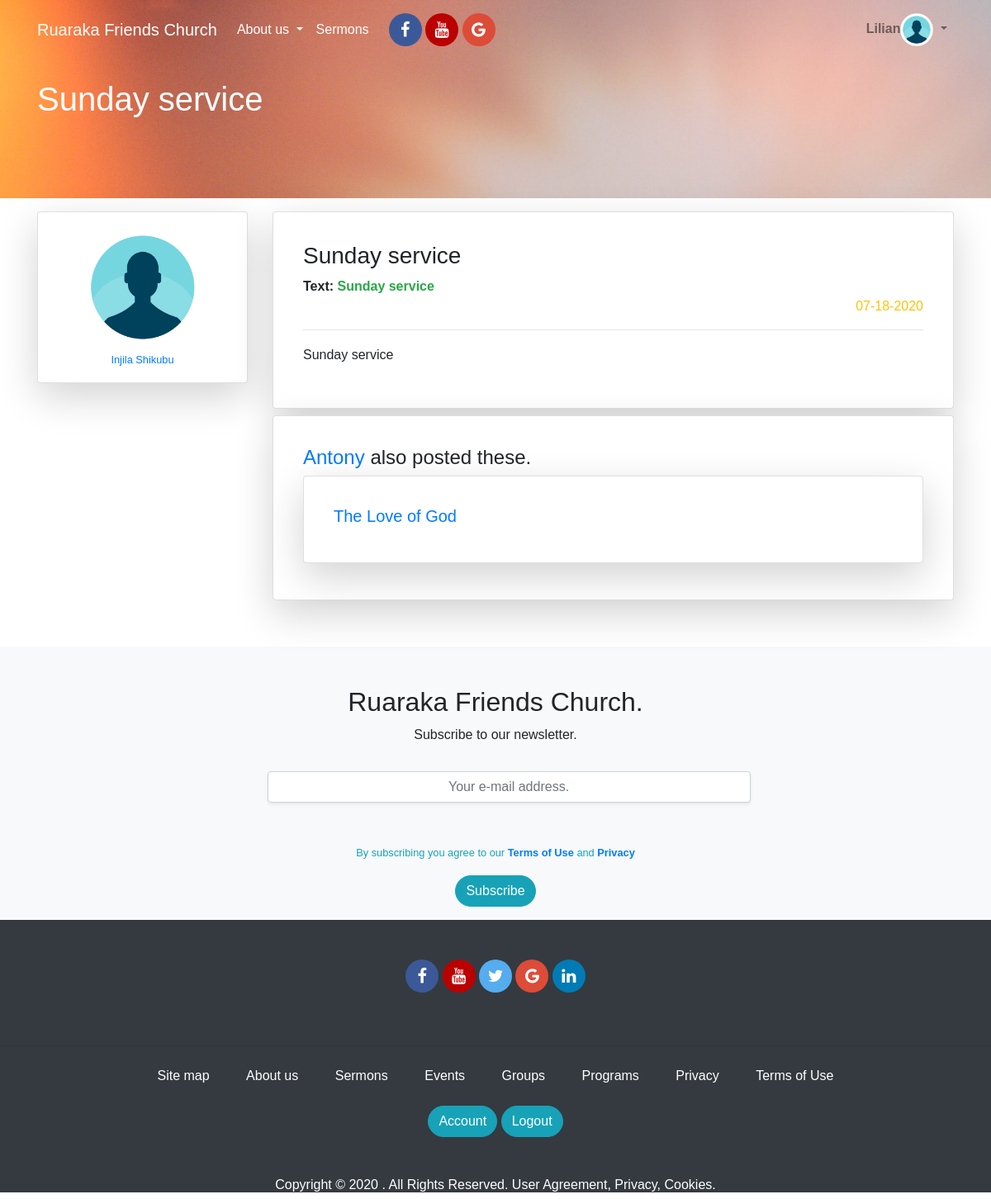
/post/details/2 (signed in), run on the app's committed database.
### app/models.py (models this page shows, shortened)
class User(UserMixin,db.Model):
	id = db.Column(db.Integer, primary_key=True)
	username = db.Column(db.String(124), index=True,unique=True)
	firstname = db.Column(db.String(124), index=True)
	lastname = db.Column(db.String(124), index=True)
	email = db.Column(db.String(124), index=True, unique=True)
	password_hash = db.Column(db.String(124), index=True, unique=True)
	about_me = db.Column(db.String(150))
	avatar = db.Column(db.String(150))
	facebook_url = db.Column(db.String(200))
	twitter_url = db.Column(db.String(200))
	linkedin_url = db.Column(db.String(200))
	role = db.Column(db.String(124), index=True)
	posts = db.relationship('Post', backref='author', lazy='dynamic')
	sermons = db.relationship('Sermon', backref='author', lazy='dynamic')

class Post(db.Model):
	id = db.Column(db.Integer, primary_key=True)
	title = db.Column(db.String(124), index=True)
	body = db.Column(db.String(500), index=True)
	avatar = db.Column(db.String(200))
	timestamp = db.Column(db.DateTime, index=True, default = datetime.utcnow)
	user_id = db.Column(db.Integer, db.ForeignKey('user.id'))

### app/routes.py (the view)
@app.route('/post/details/<post_id>')
def post_details(post_id):
	is_many = False
	post = Post.query.get(post_id)
	posts = Post.query.filter_by(author=post.author).order_by(Post.timestamp.desc())
	if posts.count() > 1:
		is_many = True
		posts = Post.query.filter_by(author=post.author).order_by(Post.timestamp.desc())[1:]
		return render_template('post_details.html', title=post.title, post=post,posts=posts, is_many=is_many )
	return render_template('post_details.html', title=post.title, post=post,posts=posts, is_many=is_many )

### app/models.py (called while the page is built)
@login.user_loader
def load_user(id):
	return User.query.get(int(id))

### app/templates/post_details.html (shortened to what this page needs)
{% extends 'base.html' %}
{% block content  %}
<section id="profile_section">
	<div id="section-profile-top">
		<div class="pt-5 container">
			<h1 class="mt-5">{{post.title}} </h1>
		</div>
	</div>
	<div class="container mt-3 mb-5">
		<div class="row">
			<div class="col-xs-12 col-sm-12 col-md-3 col-lg-3 col-xl-3">
        <a href="{{url_for('profile', username=post.author.username)}}">
  				<div class="card shadow-lg p-3 mb-1 bg-white rounded text-center">
  					<img src="{{url_for('static', filename='imgs/profile_pic.png')}}" class="img-rounded mx-auto" style="height: 150px; width:150px">
  					<div class="card-body p-0">
  						<small>{{post.author.firstname}} {{post.author.lastname}}</small>
  					</div>
  				</div>
        </a>
			</div>
			<div class="col-xs-12 col-sm-12 col-md-9 col-lg-9 col-xl-9">
				<div class="card shadow-lg p-3 mb-2 bg-white rounded">
					<div class="card-body">
						<h3 class=""> {{post.title}} </h3>
            <strong>Text: <span class="text text-success">{{post.body}}</span> </strong>
						<p class="text-right text-warning">	{{ post.timestamp.strftime('%m-%d-%Y') }}</p>
            <hr class="pt-0" style="height:2px">
					  <p>{{post.body}}</p>
					</div>
				</div>
				<div class="card shadow-lg p-3 mb-2 bg-white rounded">
					<div class="card-body">
            {% if post and is_many %}
            	<h4 class=""><a href="{{url_for('profile', username=post.author.username)}}">{{post.author.username}}</a> also posted these.</h4>
              <div class="row">
                {% for post in posts %}
                  <div class="col-xs-12 col-sm-12 col-md-12 col-lg-12 col-xl-12">
                    	<a href="{{url_for('post_details', post_id=post.id)}}" style="text-decoration: none">
                      <div class="card shadow-lg p-3 mb-2 bg-white rounded">
              					<div class="card-body">
                          	<h5 class=""> {{post.title}} </h3>
                        </div>
                      </div>
                    </a>
                  </div>
                {% endfor %}
              </div>
						{% else %}
							<p>{{post.author.firstname}} {{post.author.lastname}} has no sermons posted yet</p>
            {% endif %}
					</div>
				</div>
			</div>
	</div>
</section>
{% endblock content  %}

### app/templates/_navbar.html (shortened to what this page needs)
<nav class="navbar navbar-expand-lg navbar-light fixed-top" id="menu-area">
  <div class="container">
    <a class="navbar-brand  text-white" href="{{url_for('index')}}">Ruaraka Friends Church</a>
    <div class="collapse navbar-collapse  text-white" id="navbarNav">
      <ul class="navbar-nav ">
        <li class="nav-item dropdown">
          <a class="nav-link dropdown-toggle  text-white"  href="" id="navbarDropdown" role="button" data-toggle="dropdown" aria-haspopup="true" aria-expanded="false">
            About us
          </a>
        </li>
        <li class="nav-item mr-0 ">
          <a class="nav-link mr-0 text-white" href="#/section-sermons">Sermons</a>
        </li>
         <div id="social_media_links" class="text-center ml-3">
          <a href="#" class="fa fa-facebook"></a>
          <a href="#" class="fa fa-youtube"></a>
          <a href="#" class="fa fa-google"></a>
        </div>
      </ul>
      <ul class="navbar-nav ml-auto">
        {% if current_user.is_anonymous %}
        <li class="nav-item">
          <a class="nav-link btn btn-info btn_custom mr-1" href="{{url_for('signup')}}" style="color:white;padding-left:20px; padding-right: 20px">Join us</a>
        </li>
        <li class="nav-item">
            <a class="nav-link btn btn-warning btn_custom" href="{{url_for('login')}}" id="login_link" style="color:white;padding-left:20px; padding-right: 20px">Login</a>
        </li>
        {% else %}
        <li class="nav-item dropdown">
          <a class="nav-link dropdown-toggle" href="{{url_for('profile',username=current_user.username)}}" id="navbarDropdown" role="button" data-toggle="dropdown" aria-haspopup="true" aria-expanded="false">
            <span><strong id="username-font">{{current_user.username}}</strong></span><img src="{{url_for('static', filename='imgs/profile_pic.png')}}" class="img-rounded" style="height: 40px; width:40px">
          </a>
        </li>
        {% endif %}
      </ul>
    </div>
  </div>
</nav>

### app/static/css/main.css (style rules this page uses)
body { font-family: sans-serif; padding: 0; margin: 0 }
.fa { padding: 10px; font-size: 20px; width: 30px; text-align: center; text-decoration: none; border-radius: 50%; }
.fa-facebook { background: #3B5998; color: white; width: 40px; }
.fa-google { background: #dd4b39; color: white; width: 40px; }
.fa-youtube { background: #bb0000; color: white; width: 40px; }
#profile_section { min-height: 70vh; }
#sermons_section_list, #section-profile-top { background-image: url('/static/imgs/bg1.jpg') ; background-repeat: no-repeat; background-attachment: fixed; background-size: cover; background-position: bottom; height: 35vh; max-height: 30vh; color: white }

### data on the page
User: username "Lilian"
Post: title "Sunday service", body "Sunday service", timestamp "07-18-2020"
User: author.firstname "Injila", author.lastname "Shikubu", author.username "Antony"
Post: title "The Love of God"
